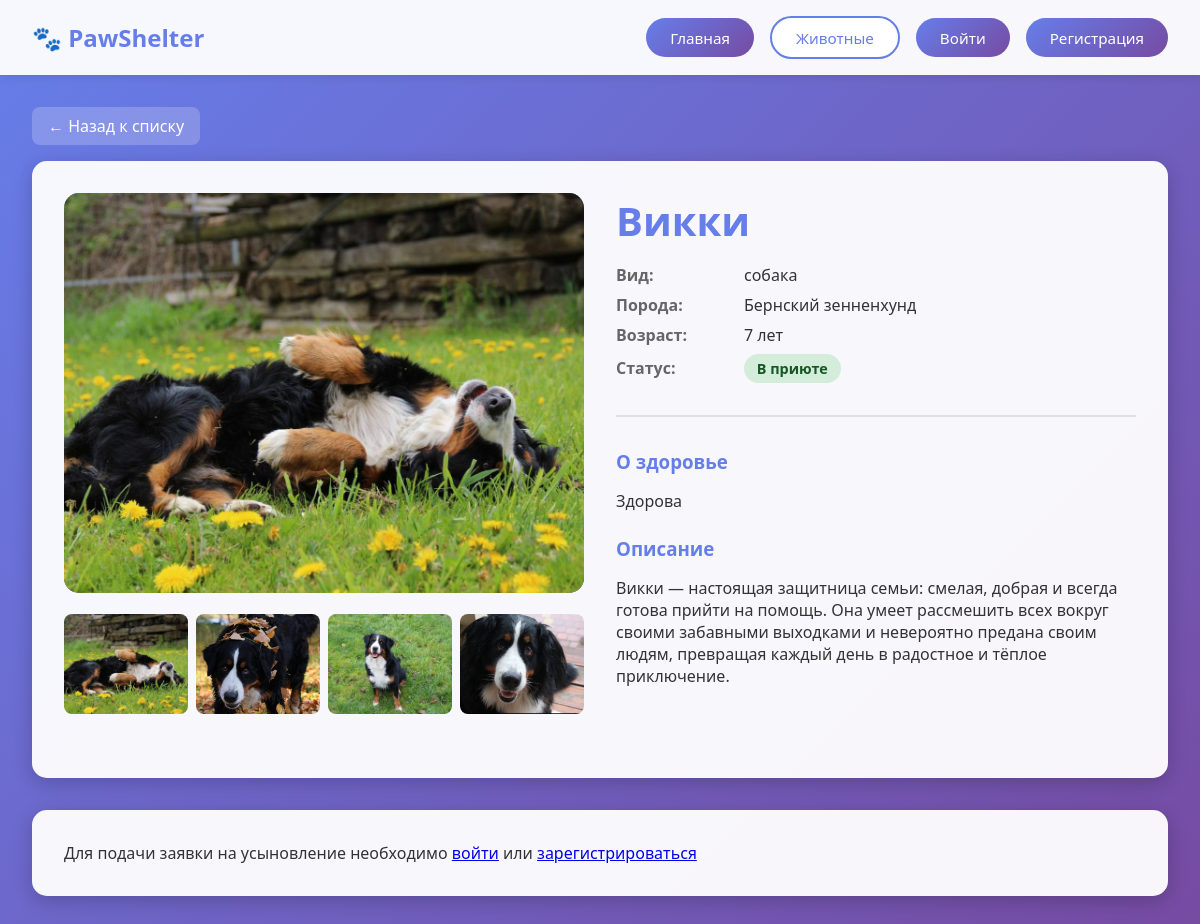
/animals/animal-7116/, run on the app's committed database.
### animals/models.py (models this page shows, shortened)
class AnimalPhoto(models.Model):
    animal = models.ForeignKey(Animal, related_name='photos', on_delete=models.CASCADE)
    photo_url = models.ImageField(upload_to='animals/%Y/%m/%d')
    uploaded_at = models.DateTimeField(auto_now_add=True)

class Animal(models.Model):
    STATUS_CHOICES = [
        ('in_shelter', 'В приюте'),
        ('adopted', 'Усыновлено')
    ]
    name = models.CharField("Имя", max_length=100)
    species = models.CharField("Вид", max_length=50)
    breed = models.CharField("Порода", max_length=100, blank=True, null=True)
    age_years = models.PositiveIntegerField("Возраст (годы)", default=0)
    age_months = models.PositiveIntegerField("Возраст (месяцы)", default=0)
    health_status = models.TextField("Состояние здоровья")
    description = models.TextField("Описание/характер", blank=True, null=True)
    status = models.CharField("Статус", max_length=20, choices=STATUS_CHOICES, default='in_shelter')
    created_at = models.DateTimeField("Дата добавления", auto_now_add=True)
    slug = models.SlugField("Ссылка (slug)", max_length=120, unique=True, blank=True)
    class Meta:
        verbose_name = "Животное"
        verbose_name_plural = "Животные"
        ordering = ['name']

### animals/views.py (the view, shortened to what this page needs)
# urls.py: path("animals/<slug:slug>/", animal_detail, name="animal_detail"),
def animal_detail(request, slug):
    animal = get_object_or_404(Animal, slug=slug)
    photos = AnimalPhoto.objects.filter(animal=animal)
    has_adoption = False
    existing_adoption = None
    return render(request, 'animals/detail.html', {
        'animal': animal,
        'photos': photos,
        'has_adoption': has_adoption,
        'existing_adoption': existing_adoption
    })

### animals/templates/animals/detail.html (shortened to what this page needs)
{% extends 'animals/base.html' %}
{% block content %}
<a href="{% url 'animal_list' %}" class="back-link">← Назад к списку</a>
<div class="animal-detail">
    <div class="animal-header">
        <div class="animal-photos">
            {% if photos %}
                <img src="{{ photos.0.photo_url.url }}" alt="{{ animal.name }}" class="main-photo" id="mainPhoto">
                {% if photos|length > 1 %}
                    <div class="photo-gallery">
                        {% for photo in photos %}
                            <img src="{{ photo.photo_url.url }}" alt="{{ animal.name }}" class="gallery-thumb" onclick="changeMainPhoto('{{ photo.photo_url.url }}')">
                        {% endfor %}
                    </div>
                {% endif %}
            {% else %}
                <div class="main-photo"></div>
            {% endif %}
        </div>
        <div class="animal-info">
            <h1 class="animal-name">{{ animal.name }}</h1>
            <div class="animal-meta">
                <div class="meta-item">
                    <span class="meta-label">Вид:</span>
                    <span class="meta-value">{{ animal.species }}</span>
                </div>
                {% if animal.breed %}
                <div class="meta-item">
                    <span class="meta-label">Порода:</span>
                    <span class="meta-value">{{ animal.breed }}</span>
                </div>
                {% endif %}
                <div class="meta-item">
                    <span class="meta-label">Возраст:</span>
                    <span class="meta-value">
                        {% if animal.age_years > 0 %}
                            {{ animal.age_years }}
                            {% if animal.age_years == 1 or animal.age_years == 21 or animal.age_years == 31 or animal.age_years == 41 or animal.age_years == 51 or animal.age_years == 61 or animal.age_years == 71 or animal.age_years == 81 or animal.age_years == 91 %}год
                            {% elif animal.age_years >= 2 and animal.age_years <= 4 or animal.age_years >= 22 and animal.age_years <= 24 or animal.age_years >= 32 and animal.age_years <= 34 or animal.age_years >= 42 and animal.age_years <= 44 or animal.age_years >= 52 and animal.age_years <= 54 or animal.age_years >= 62 and animal.age_years <= 64 or animal.age_years >= 72 and animal.age_years <= 74 or animal.age_years >= 82 and animal.age_years <= 84 or animal.age_years >= 92 and animal.age_years <= 94 %}года
                            {% else %}лет{% endif %}
                        {% endif %}
                    </span>
                </div>
                <div class="meta-item">
                    <span class="meta-label">Статус:</span>
                    <span class="status-badge {% if animal.status == 'in_shelter' %}status-in-shelter{% else %}status-adopted{% endif %}">
                        {{ animal.get_status_display }}
                    </span>
                </div>
            </div>
            <div class="animal-description">
                <h3>О здоровье</h3>
                <p>{{ animal.health_status }}</p>
                {% if animal.description %}
                    <h3 style="margin-top: 1.5rem;">Описание</h3>
                    <p>{{ animal.description }}</p>
                {% endif %}
            </div>
        </div>
    </div>
</div>
{% if user.is_authenticated %}
    {% if user.role == 'adopter' %}
        <div class="adoption-section">
            <h2 style="color: #667eea; margin-bottom: 1rem;">Подать заявку на усыновление</h2>
            {% if has_adoption %}
                <div class="adoption-status {{ existing_adoption.status }}">
                    <strong>У вас уже есть заявка на это животное</strong><br>
                    Статус: <strong>{{ existing_adoption.get_status_display }}</strong><br>
                    Дата подачи: {{ existing_adoption.submitted_at|date:"d.m.Y H:i" }}<br>
                    {% if existing_adoption.status == 'rejected' and existing_adoption.rejection_reason %}
                        <div style="margin-top: 0.5rem; padding: 0.5rem; background: rgba(248, 215, 218, 0.3); border-radius: 5px;">
                            <strong>Причина отклонения:</strong> {{ existing_adoption.rejection_reason }}
                        </div>
                    {% elif existing_adoption.status == 'approved' %}
                        <div style="margin-top: 0.5rem; padding: 0.5rem; background: rgba(212, 237, 218, 0.3); border-radius: 5px;">
                            <strong>🎉 Поздравляем!</strong> Ваша заявка одобрена. Животное {{ animal.name }} теперь ваше!
                        </div>
                    {% elif existing_adoption.status == 'pending' %}
                        <div style="margin-top: 0.5rem; padding: 0.5rem; background: rgba(255, 243, 205, 0.3); border-radius: 5px;">
                            Ваша заявка находится на рассмотрении. Ожидайте решения администратора.
                        </div>
                    {% endif %}
                </div>
            {% elif animal.status != 'in_shelter' %}
                <div class="adoption-status adopted">
                    Это животное уже усыновлено
                </div>
            {% else %}
                <form method="post" class="adoption-form">
                    {% csrf_token %}
                    <p><strong>Вы уверены, что хотите подать заявку на усыновление {{ animal.name }}?</strong></p>
                    <h3 style="color: #667eea; margin-top: 1.5rem; margin-bottom: 1rem;">Анкета усыновителя</h3>
                    <div class="form-group">
                        <label style="display: flex; align-items: center; gap: 0.5rem; cursor: pointer;">
                            <input type="checkbox" name="has_experience" {% if user.has_experience %}checked{% endif %}>
                            <span>У меня есть опыт содержания животных</span>
                        </label>
                    </div>
                    <div class="form-group">
                        <label style="display: flex; align-items: center; gap: 0.5rem; cursor: pointer;">
                            <input type="checkbox" name="has_other_pets" {% if user.has_other_pets %}checked{% endif %}>
                            <span>У меня есть другие питомцы</span>
                        </label>
                    </div>
                    <div class="form-group">
                        <label for="ready_for_pet">Готовность к питомцу</label>
                        <textarea id="ready_for_pet" name="ready_for_pet" placeholder="Расскажите о своей готовности принять питомца...">{{ user.ready_for_pet|default:'' }}</textarea>
                    </div>
                    <div class="form-actions">
                        <button type="submit" class="btn btn-primary">Подать заявку</button>
                    </div>
                </form>
            {% endif %}
        </div>
    {% endif %}
{% else %}
    <div class="adoption-section">
        <p>Для подачи заявки на усыновление необходимо <a href="{% url 'login' %}">войти</a> или <a href="{% url 'register' %}">зарегистрироваться</a></p>
    </div>
{% endif %}
{% endblock %}

### animals/templates/animals/base.html (style rules this page uses)
* { margin: 0; padding: 0; box-sizing: border-box; }
body { font-family: 'Segoe UI', Tahoma, Geneva, Verdana, sans-serif; background: linear-gradient(135deg, #667eea 0%, #764ba2 100%); min-height: 100vh; color: #333; }

### animals/templates/animals/detail.html (style rules this page uses)
.animal-detail { background: rgba(255, 255, 255, 0.95); border-radius: 15px; padding: 2rem; box-shadow: 0 5px 20px rgba(0,0,0,0.2); margin-bottom: 2rem; }
.animal-header { display: flex; gap: 2rem; margin-bottom: 2rem; flex-wrap: wrap; }
.animal-photos { flex: 1; min-width: 300px; }
.main-photo { width: 100%; border-radius: 15px; object-fit: cover; height: 400px; background: linear-gradient(135deg, #667eea 0%, #764ba2 100%); margin-bottom: 1rem; }
.photo-gallery { display: grid; grid-template-columns: repeat(auto-fill, minmax(100px, 1fr)); gap: 0.5rem; }
.gallery-thumb { width: 100%; height: 100px; object-fit: cover; border-radius: 8px; cursor: pointer; transition: transform 0.3s; }
.animal-info { flex: 1; min-width: 300px; }
.animal-name { font-size: 2.5rem; color: #667eea; margin-bottom: 1rem; }
.animal-meta { display: flex; flex-direction: column; gap: 0.5rem; margin-bottom: 1.5rem; }
.meta-item { display: flex; align-items: center; gap: 0.5rem; }
.meta-label { font-weight: bold; color: #666; min-width: 120px; }
.meta-value { color: #333; }
.status-badge { display: inline-block; padding: 0.3rem 0.8rem; border-radius: 15px; font-size: 0.9rem; font-weight: bold; }
.status-in-shelter { background: #d4edda; color: #155724; }
.animal-description { margin-top: 2rem; padding-top: 2rem; border-top: 2px solid #e0e0e0; }
.animal-description h3 { color: #667eea; margin-bottom: 1rem; }
.adoption-section { background: rgba(255, 255, 255, 0.95); border-radius: 15px; padding: 2rem; box-shadow: 0 5px 20px rgba(0,0,0,0.2); }
.back-link { display: inline-block; margin-bottom: 1rem; color: white; text-decoration: none; padding: 0.5rem 1rem; background: rgba(255, 255, 255, 0.2); border-radius: 8px; transition: background 0.3s; }

### data on the page
AnimalPhoto: photo_url (picture)
AnimalPhoto: photo_url (picture)
AnimalPhoto: photo_url (picture)
AnimalPhoto: photo_url (picture)
Animal: name "Викки", species "собака", breed "Бернский зенненхунд", age_years "7", status "В приюте", health_status "Здорова", description "Викки — настоящая защитница семьи: смелая, добрая и всегда готова прийти на помощь. Она умеет рассмешить всех вокруг своими забавными выходками и невероятно предана своим людям, превращая каждый день в радостное и тёплое приключение."
